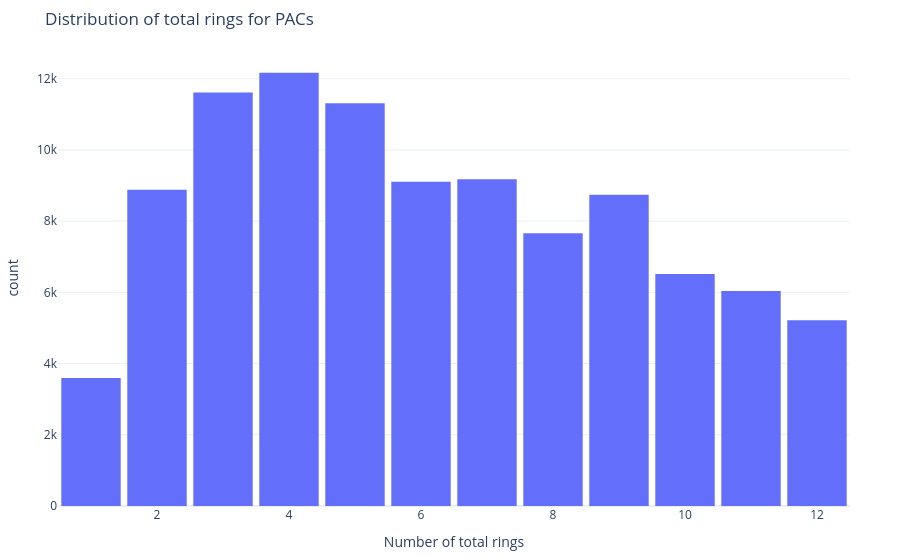

Here is the notebook cell this chart was saved with:
### Code cell
import sqlite3

import pandas as pd
import plotly.express as px

db_path = "../data/pac5.db"
conn = sqlite3.connect(db_path)

query = """
SELECT num_total_rings
FROM pac5
WHERE selected = 1
"""
df = pd.read_sql_query(query, conn)
conn.close()

fig = px.histogram(
    df,
    x="num_total_rings",
    title="Distribution of total rings for PACs",
    labels={"num_total_rings": "Number of total rings"},
    template="plotly_white",
)

fig.update_layout(bargap=0.1, margin=dict(t=50, b=50, l=50, r=50))

fig.show()

### Figure 1 — Plotly figure (JSON) as saved in the notebook; plotly's stock layout.template omitted (floating-point values rounded to 4 significant figures; data arrays with more than 128 entries replaced by an {"elided": "..."} marker saying what was removed)
{"data": [{"bingroup": "x", "hovertemplate": "Number of total rings=%{x}<br>count=%{y}<extra></extra>", "legendgroup": "", "marker": {"color": "#636efa", "pattern": {"shape": ""}}, "name": "", "orientation": "v", "showlegend": false, "type": "histogram", "x": {"elided": "100000 int values"}, "xaxis": "x", "yaxis": "y"}], "layout": {"bargap": 0.1, "barmode": "relative", "legend": {"tracegroupgap": 0}, "margin": {"b": 50, "l": 50, "r": 50, "t": 50}, "title": {"text": "Distribution of total rings for PACs"}, "xaxis": {"anchor": "y", "domain": [0.0, 1.0], "title": {"text": "Number of total rings"}}, "yaxis": {"anchor": "x", "domain": [0.0, 1.0], "title": {"text": "count"}}}}
